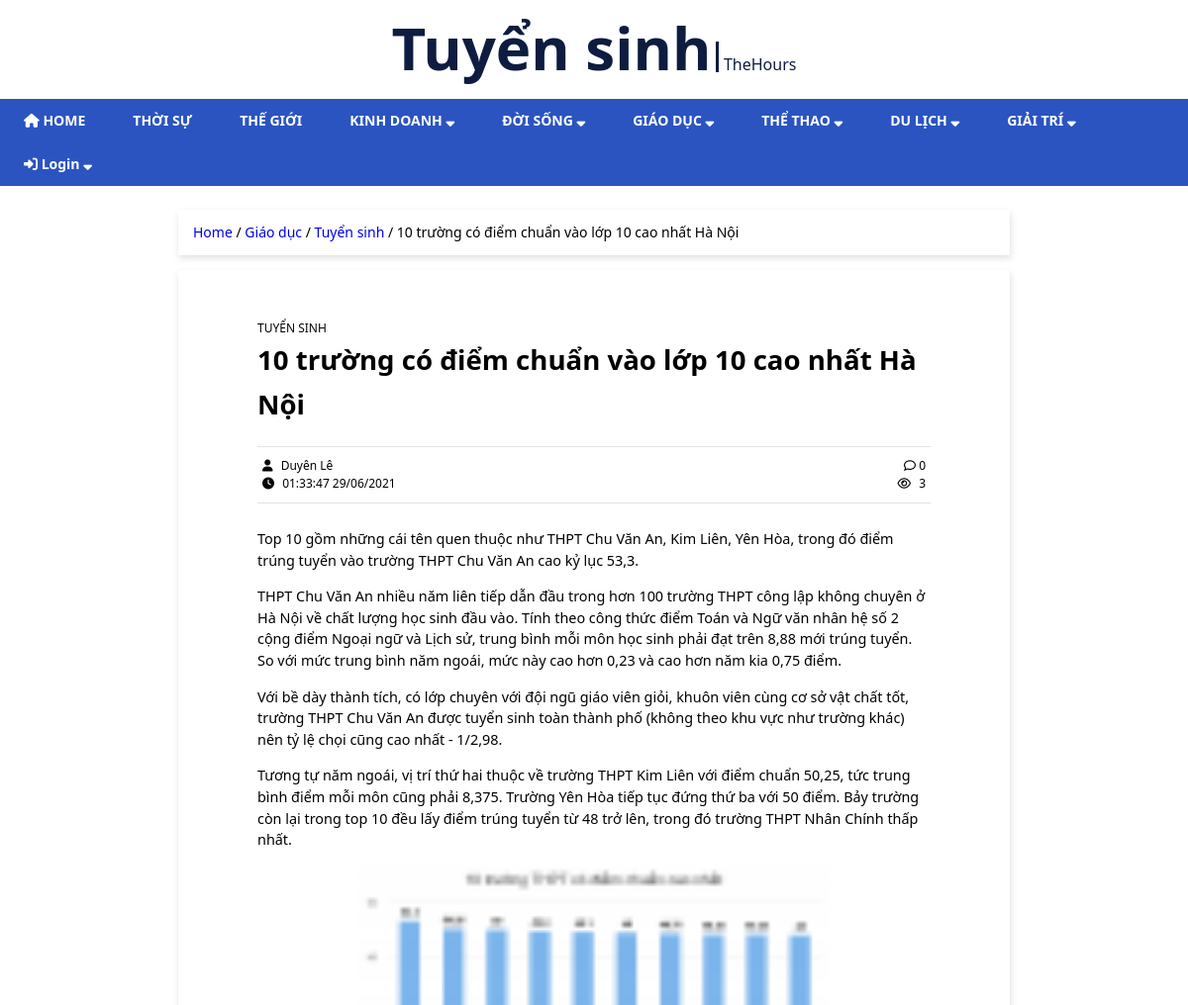
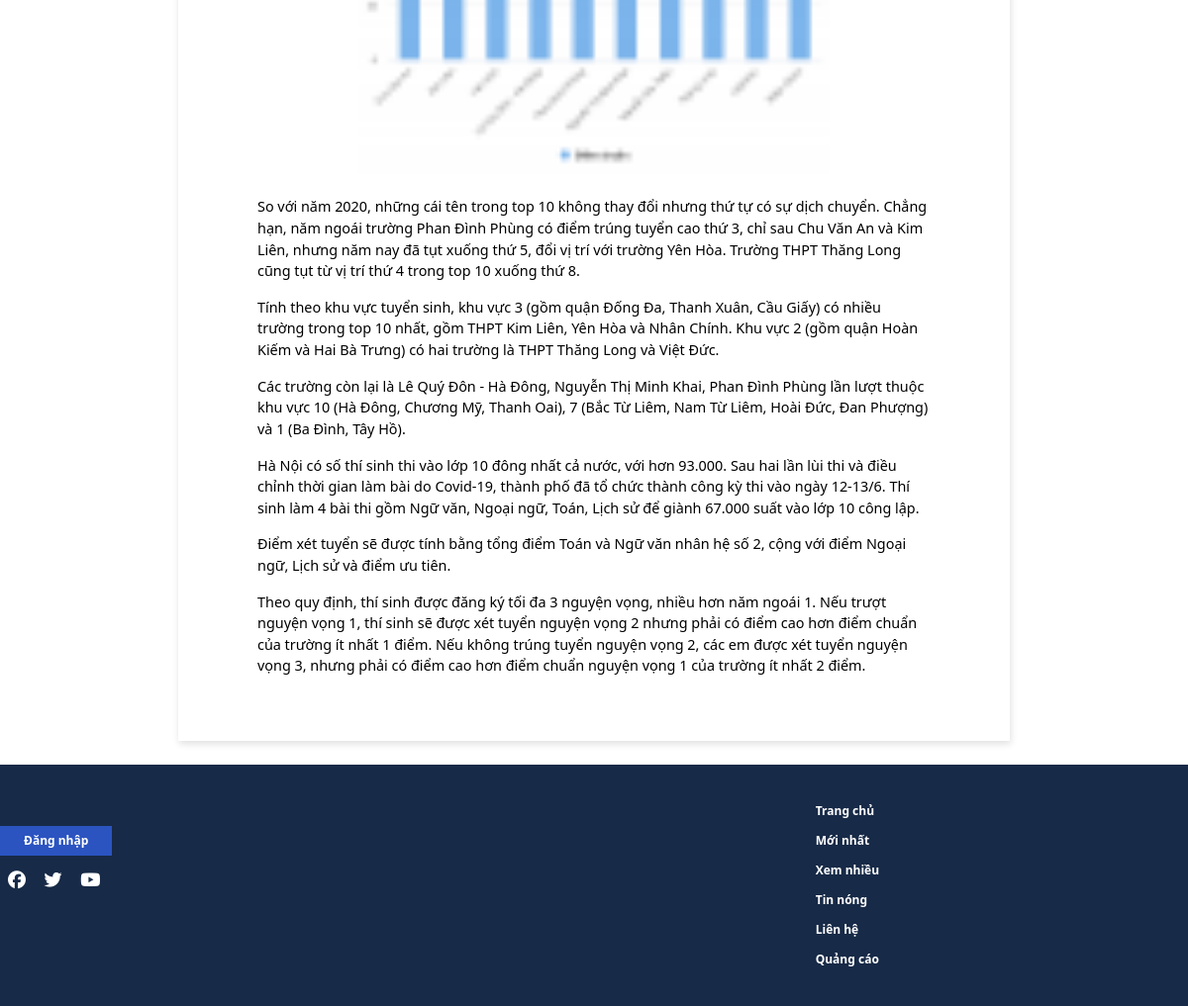
Screenshot of /article.php?id=18 with the database file from the repository (2 pictures, top to bottom).
### tables this page shows
CREATE TABLE `topics` (
  `id` int(11) NOT NULL,
  `parent_topic_id` int(11) DEFAULT NULL,
  `name` varchar(255) NOT NULL
);

CREATE TABLE `posts` (
  `id` int(11) NOT NULL,
  `user_id` int(11) NOT NULL,
  `topic_id` int(11) NOT NULL,
  `title` varchar(255) NOT NULL,
  `content` text NOT NULL,
  `slug` varchar(255) NOT NULL,
  `image_path` varchar(255) NOT NULL,
  `IsPublished` tinyint(1) NOT NULL,
  `views` int(11) NOT NULL,
  `create_date` datetime NOT NULL DEFAULT current_timestamp(),
  `update_date` timestamp NOT NULL DEFAULT current_timestamp() ON UPDATE current_timestamp()
);

CREATE TABLE `users` (
  `id` int(11) NOT NULL,
  `email` varchar(255) NOT NULL,
  `username` varchar(255) NOT NULL,
  `password` varchar(255) NOT NULL,
  `fullname` varchar(255) NOT NULL,
  `role_id` int(11) NOT NULL,
  `verification_hash` varchar(255) NOT NULL,
  `IsActivated` tinyint(1) NOT NULL,
  `create_date` timestamp NOT NULL DEFAULT current_timestamp(),
  `update_date` timestamp NOT NULL DEFAULT current_timestamp() ON UPDATE current_timestamp()
);

### include/db-functions.php (called while the page is built, shortened)
<?php
require('config.php');
function getPublishedPostById($id)
{
    global $conn;
    $sql = "SELECT * FROM posts WHERE IsPublished = 1 AND id = $id";
    $result = mysqli_query($conn, $sql);
    $final = mysqli_fetch_array($result);
    return $final;
}
function getParentTopics()
{
    global $conn;
    $sql = "SELECT * FROM topics WHERE parent_topic_id IS NULL";
    $result = mysqli_query($conn, $sql);
    $topics = mysqli_fetch_all($result, MYSQLI_ASSOC) or die(mysqli_error($conn));
    $final = array();
    foreach ($topics as $topic) {
        array_push($final, $topic);
    }
    return $final;
}
function getTopicById($id)
{
    global $conn;
    $sql = "SELECT * FROM topics WHERE id = $id";
    $result = mysqli_query($conn, $sql);
    $final = mysqli_fetch_array($result);
    return $final;
}
function getSubTopics($id)
{
    global $conn;
    $sql = "SELECT * FROM topics WHERE parent_topic_id = '" .$id. "'";
    $result = mysqli_query($conn, $sql);
    $topics = mysqli_fetch_all($result, MYSQLI_ASSOC);
    $final = array();
    foreach ($topics as $topic) {
        array_push($final, $topic);
    }
    return $final;
}
function getUserById($id)
{
    global $conn;
    $sql = "SELECT * FROM users WHERE id = $id";
    $result = mysqli_query($conn, $sql);
    $final = mysqli_fetch_array($result);
    return $final;
}
function getCommentsNumberOfPost($id)
{
    global $conn;
    $sql = "SELECT * FROM comments WHERE post_id = $id";
    $result = mysqli_query($conn, $sql);
    return mysqli_num_rows($result);
}

### article.php (the view, shortened to what this page needs)
<?php
require_once(ROOT_PATH . '/include/db-functions.php');
if (isset($_GET['id'])) {
    $post = getPublishedPostById($_GET['id']);
    if (count($post) >0) {
        $topic = getTopicById($post['topic_id']);
        $user = getUserById($post['user_id']);
        UpdateView($post['id'], $views); ?>
<?php
include(ROOT_PATH . '/include/head.php'); ?>
</head>
<body>
    <div class="app">
        <div class="header">
            <a href="<?php echo BASE_URL . 'category.php?id=' . $topic['id']; ?>" class="thehours-logo">
                <span class="main-title"><?php echo $topic['name'] ?></span>
                <span class="sub-title">TheHours</span>
            </a>
        </div>
        <?php include(ROOT_PATH . '/include/menu.php') ?>
        <div class="app__container">
            <div class="path-library">
                <a href="<?php echo BASE_URL ?>">Home</a>
                <?php if ($topic['parent_topic_id'] !== null) {
            echo '<span>/</span>';
            $parent = getTopicById($topic['parent_topic_id']); ?>
                <a href="<?php echo BASE_URL . 'category.php?id=' . $parent['id']; ?>"><?php echo $parent['name'] ?></a>
                <?php
        } ?>
                <span>/</span>
                <a href="<?php echo BASE_URL . 'category.php?id=' . $topic['id']; ?>"><?php echo $topic['name'] ?></a>
                <span>/ <?php echo $post['title'] ?></span>
            </div>
            <div class="content">
                <div class="content__category"><?php echo $topic['name'] ?></div>
                <h2 class="content__title"><?php echo $post['title']; ?></h2>
                <div class="content__author-view-date">
                    <div class="content__author-comment">
                        <div class="content__author">
                            <span><i class="fas fa-user"></i></span>
                            <?php echo $user['fullname']; ?>
                        </div>
                        <div class="content__comment">
                        <span><i class="far fa-comment"></i></span>
                        <?php echo getCommentsNumberOfPost($post['id']); ?>
                    </div>
                    </div>
                    <div class="content__view-date">
                        <div class="content__date">
                            <span><i class="fas fa-clock"></i></span>
                            <?php echo $mysqldate = date('H:i:s d/m/Y', strtotime($post['create_date'])); ?>
                        </div>
                        <div class="content__views">
                            <span><i class="far fa-eye"></i></span>
                            <?php echo $post['views'] + 1; ?>
                        </div>
                    </div>
                </div>
                <div class="content__main">
                    <?php echo html_entity_decode($post['content']) ?>
                </div>
            </div>
        </div>
        <?php include(ROOT_PATH . '/include/footer.php') ?>
    </div>
</body>
</html>
<?php
    } else {
        header("Location: ". BASE_URL);
    }
}
else {
    header("Location: ". BASE_URL);
}?>

### include/menu.php (shortened to what this page needs)
<div class="menu">
        <nav>
            <ul id="main-menu">
                <li><a href="<?php echo BASE_URL ?>"><i class="fas fa-home"></i> Home</a></li>
            <?php
                $parent_topics = getParentTopics();
                foreach ($parent_topics as $parent_topic) {
                    $sub_topics = getSubTopics($parent_topic['id']); ?>
                    <li>
                        <a href="category.php?id=<?php echo $parent_topic['id']; ?>">
                            <?php echo $parent_topic['name'] ?>
                            <?php
                            if (count($sub_topics)>0) { ?>
                            <span><i class="fas fa-sort-down"></i></span>
                        </a>
                            <?php
                        }
                        else {?>
                        </a>
                        <?php } ?>
                    </li>
                    <?php
                };
                if (isset($_SESSION['user_id'])) {?>
                    <li><a href="<?php echo BASE_URL . "profile.php" ?>" style="text-transform: none;"><span><i class="fas fa-portrait"></i></span> <?php echo $_SESSION['user_username'] ?> <span><i class="fas fa-sort-down"></i></span></a>
                    <div class="sub-menu">
                        <ul>
                        <?php
                        if ($_SESSION['user_role_id'] !== 3) { ?>
                            <li>
                                <a href="<?php echo BASE_URL . "admin/dashboard.php" ?>">
                                    Dashborad
                                </a>
                            </li>
                        <?php }?>
                        <li>
                                <a href="<?php echo BASE_URL . "logout.php" ?>">
                                <span><i class="fas fa-sign-out-alt"></i></span>Logout
                                </a>
                            </li>
                        </ul>
                    </div>
                    </li>
                    <?php
                } else {?>
                    <li>
                        <a href="<?php echo BASE_URL . "login.php" ?>" style="text-transform: none;"><span><i class="fas fa-sign-in-alt"></i></span> Login <span><i class="fas fa-sort-down"></i></span></a>
                    </li>
                    <?php
                }
                ?>
            </ul>
        </nav>
    </div>

### assets/css/news.css (style rules this page uses)
.content { background-color: var(--white-color); box-shadow: 1px 3px 7px #e0e0e0; padding: 50px 80px; margin: 5px 0 24px; line-height: 1.5; }
.content__category { font-size: 1vw; text-transform: uppercase; }
.content__title { font-size: 2.3vw; line-height: 45px; }
.content__author-view-date { margin: 20px 0; padding: 10px 5px; border-top: 1px solid #e2e2e2; border-bottom: 1px solid #e2e2e2; }
.content__view-date, .content__author-comment { display: flex; justify-content: space-between; }
.content__author, .content__views, .content__date, .content__comment { font-size: 1vw; }
.content__author span, .content__date span, .content__views span { margin-right: 5px; }
.content__main { font-size: 1.2vw; line-height: 1.5; margin-top: 25px; }
.content__main p { margin-bottom: 15px; }
.content__main img { width: 70% !important; height: auto !important; }

### assets/css/style.css (style rules this page uses)
* { box-sizing: border-box; margin: 0; padding: 0; font-family: 'Segoe UI', Tahoma, Geneva, Verdana, sans-serif; }
.header { display: flex; justify-content: center; align-items: center; margin: 10px auto; }
.header .thehours-logo { margin: 30px auto 15px; text-decoration: none; color: #0E1C40; }
.header .thehours-logo .main-title { font-size: 60px; font-weight: 900; }
.header .main-title::after { content: ""; position: absolute; border-left: 3px solid #0E1C40; height: 31px; margin: 2px 5px; }
.header .thehours-logo .sub-title { font-size: 16px; font-weight: 500; margin-left: 10px; }
.app__container { width: 70%; margin: 0 auto; }
.path-library { padding: 15px; margin: 24px auto 15px; background-color: var(--white-color); box-shadow: 1px 3px 7px #e0e0e0; font-size: 14px; font-weight: 500; }
.path-library a { text-decoration: none; }
nav { display: flex; background-color: #2B54C1; justify-content: center; }
#main-menu { list-style-type: none; }
#main-menu li { text-align: left; }
#main-menu li::after { content: ""; display: block; clear: both; }
#main-menu li a { text-decoration: none; display: block; font-size: 14px; font-weight: 700; }
#main-menu > li { float: left; }
#main-menu > li > a { color: white; background-color: #2B54C1; border: 2px solid #2B54C1; padding: 10px 20px; margin: 2px; text-transform: uppercase; }

### rows the page displays
topics: name "Tuyển sinh", name "TUYỂN SINH"
topics: name "THỜI SỰ"
topics: name "THẾ GIỚI"
topics: name "KINH DOANH"
topics: name "ĐỜI SỐNG"
topics: name "GIÁO DỤC", name "Giáo dục"
topics: name "THỂ THAO"
topics: name "DU LỊCH"
topics: name "GIẢI TRÍ"
posts: title "10 trường có điểm chuẩn vào lớp 10 cao nhất Hà Nội", create_date "01:33:47 29/06/2021", $post['views'] + 1 "3", content "Top 10 gồm những cái tên quen thuộc như THPT Chu Văn An, Kim Liên, Yên Hòa, trong đó điểm trúng tuyển vào trường THPT Chu Văn An cao kỷ lục 53,3. THPT Chu Văn An nhiều năm liên tiếp dẫn đầu trong hơn 100 trường THPT công lập không chuyên ở Hà Nội về chất lượng học sinh đầu vào. Tính theo công thức điểm Toán và Ngữ văn nhân hệ số 2 cộng điểm Ngoại ngữ và Lịch sử, trung bình mỗi môn học sinh phải đạt trên 8,88 mới trúng tuyển. So với mức trung bình năm ngoái, mức này cao hơn 0,23 và cao hơn năm kia 0,75 điểm. Với bề dày thành tích, có lớp chuyên với đội ngũ giáo viên giỏi, khuôn viên cùng cơ sở vật chất tốt, trường THPT Chu Văn An được tuyển sinh toàn thành phố (không theo khu vực như trường…", content (picture)
users: fullname "Duyên Lê"

### other values shown
getCommentsNumberOfPost($post['id']) "0"
